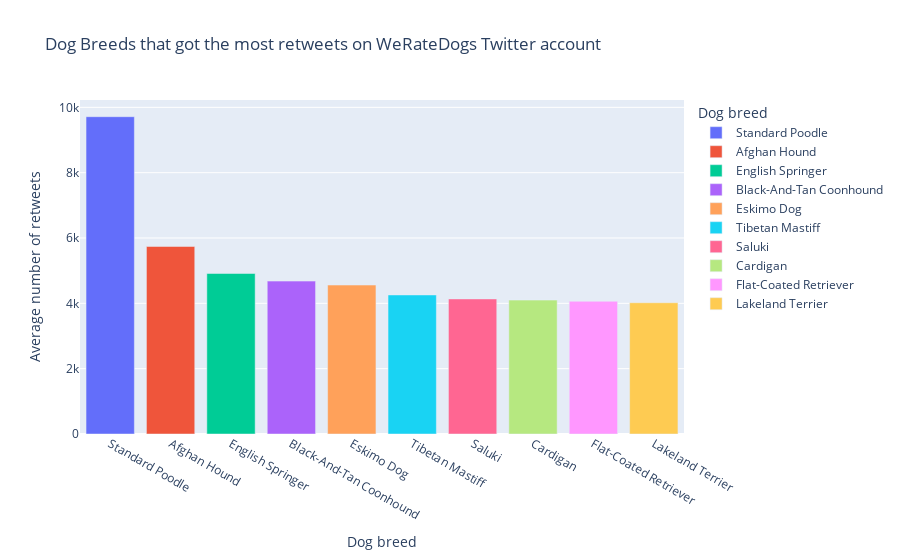

This figure's notebook cell:
### Code cell
fig = px.bar(df_retweets.head(10), x='dog_breed', y='mean', color='dog_breed', title='Dog Breeds that got the most retweets on <a href="twitter.com/dog_rates">WeRateDogs</a> Twitter account', labels={'mean': 'Average number of retweets', 'dog_breed': 'Dog breed'})
fig.show()

### Figure 1 — Plotly figure (JSON) as saved in the notebook; plotly's stock layout.template omitted (floating-point values rounded to 4 significant figures)
{"data": [{"alignmentgroup": "True", "hovertemplate": "Dog breed=%{x}<br>Average number of retweets=%{y}<extra></extra>", "legendgroup": "Standard Poodle", "marker": {"color": "#636efa", "pattern": {"shape": ""}}, "name": "Standard Poodle", "offsetgroup": "Standard Poodle", "orientation": "v", "showlegend": true, "textposition": "auto", "type": "bar", "x": ["Standard Poodle"], "xaxis": "x", "y": [9714.0], "yaxis": "y"}, {"alignmentgroup": "True", "hovertemplate": "Dog breed=%{x}<br>Average number of retweets=%{y}<extra></extra>", "legendgroup": "Afghan Hound", "marker": {"color": "#EF553B", "pattern": {"shape": ""}}, "name": "Afghan Hound", "offsetgroup": "Afghan Hound", "orientation": "v", "showlegend": true, "textposition": "auto", "type": "bar", "x": ["Afghan Hound"], "xaxis": "x", "y": [5740.0], "yaxis": "y"}, {"alignmentgroup": "True", "hovertemplate": "Dog breed=%{x}<br>Average number of retweets=%{y}<extra></extra>", "legendgroup": "English Springer", "marker": {"color": "#00cc96", "pattern": {"shape": ""}}, "name": "English Springer", "offsetgroup": "English Springer", "orientation": "v", "showlegend": true, "textposition": "auto", "type": "bar", "x": ["English Springer"], "xaxis": "x", "y": [4914.0], "yaxis": "y"}, {"alignmentgroup": "True", "hovertemplate": "Dog breed=%{x}<br>Average number of retweets=%{y}<extra></extra>", "legendgroup": "Black-And-Tan Coonhound", "marker": {"color": "#ab63fa", "pattern": {"shape": ""}}, "name": "Black-And-Tan Coonhound", "offsetgroup": "Black-And-Tan Coonhound", "orientation": "v", "showlegend": true, "textposition": "auto", "type": "bar", "x": ["Black-And-Tan Coonhound"], "xaxis": "x", "y": [4681.0], "yaxis": "y"}, {"alignmentgroup": "True", "hovertemplate": "Dog breed=%{x}<br>Average number of retweets=%{y}<extra></extra>", "legendgroup": "Eskimo Dog", "marker": {"color": "#FFA15A", "pattern": {"shape": ""}}, "name": "Eskimo Dog", "offsetgroup": "Eskimo Dog", "orientation": "v", "showlegend": true, "textposition": "auto", "type": "bar", "x": ["Eskimo Dog"], "xaxis": "x", "y": [4560.0], "yaxis": "y"}, {"alignmentgroup": "True", "hovertemplate": "Dog breed=%{x}<br>Average number of retweets=%{y}<extra></extra>", "legendgroup": "Tibetan Mastiff", "marker": {"color": "#19d3f3", "pattern": {"shape": ""}}, "name": "Tibetan Mastiff", "offsetgroup": "Tibetan Mastiff", "orientation": "v", "showlegend": true, "textposition": "auto", "type": "bar", "x": ["Tibetan Mastiff"], "xaxis": "x", "y": [4257], "yaxis": "y"}, {"alignmentgroup": "True", "hovertemplate": "Dog breed=%{x}<br>Average number of retweets=%{y}<extra></extra>", "legendgroup": "Saluki", "marker": {"color": "#FF6692", "pattern": {"shape": ""}}, "name": "Saluki", "offsetgroup": "Saluki", "orientation": "v", "showlegend": true, "textposition": "auto", "type": "bar", "x": ["Saluki"], "xaxis": "x", "y": [4135], "yaxis": "y"}, {"alignmentgroup": "True", "hovertemplate": "Dog breed=%{x}<br>Average number of retweets=%{y}<extra></extra>", "legendgroup": "Cardigan", "marker": {"color": "#B6E880", "pattern": {"shape": ""}}, "name": "Cardigan", "offsetgroup": "Cardigan", "orientation": "v", "showlegend": true, "textposition": "auto", "type": "bar", "x": ["Cardigan"], "xaxis": "x", "y": [4099.0], "yaxis": "y"}, {"alignmentgroup": "True", "hovertemplate": "Dog breed=%{x}<br>Average number of retweets=%{y}<extra></extra>", "legendgroup": "Flat-Coated Retriever", "marker": {"color": "#FF97FF", "pattern": {"shape": ""}}, "name": "Flat-Coated Retriever", "offsetgroup": "Flat-Coated Retriever", "orientation": "v", "showlegend": true, "textposition": "auto", "type": "bar", "x": ["Flat-Coated Retriever"], "xaxis": "x", "y": [4063.0], "yaxis": "y"}, {"alignmentgroup": "True", "hovertemplate": "Dog breed=%{x}<br>Average number of retweets=%{y}<extra></extra>", "legendgroup": "Lakeland Terrier", "marker": {"color": "#FECB52", "pattern": {"shape": ""}}, "name": "Lakeland Terrier", "offsetgroup": "Lakeland Terrier", "orientation": "v", "showlegend": true, "textposition": "auto", "type": "bar", "x": ["Lakeland Terrier"], "xaxis": "x", "y": [4018.0], "yaxis": "y"}], "layout": {"barmode": "relative", "legend": {"title": {"text": "Dog breed"}, "tracegroupgap": 0}, "title": {"text": "Dog Breeds that got the most retweets on <a href=\"twitter.com/dog_rates\">WeRateDogs</a> Twitter account"}, "xaxis": {"anchor": "y", "categoryarray": ["Standard Poodle", "Afghan Hound", "English Springer", "Black-And-Tan Coonhound", "Eskimo Dog", "Tibetan Mastiff", "Saluki", "Cardigan", "Flat-Coated Retriever", "Lakeland Terrier"], "categoryorder": "array", "domain": [0, 1], "title": {"text": "Dog breed"}}, "yaxis": {"anchor": "x", "domain": [0, 1], "title": {"text": "Average number of retweets"}}}}
